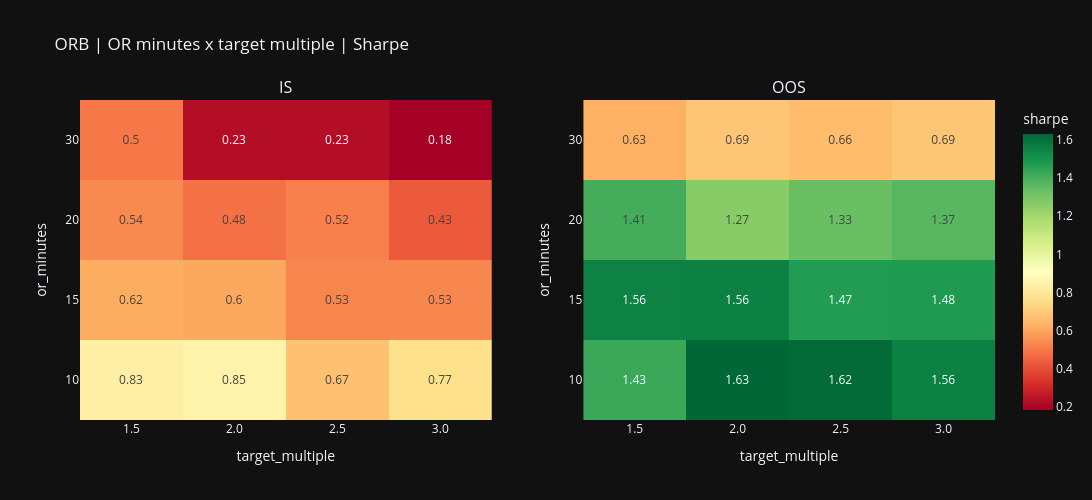
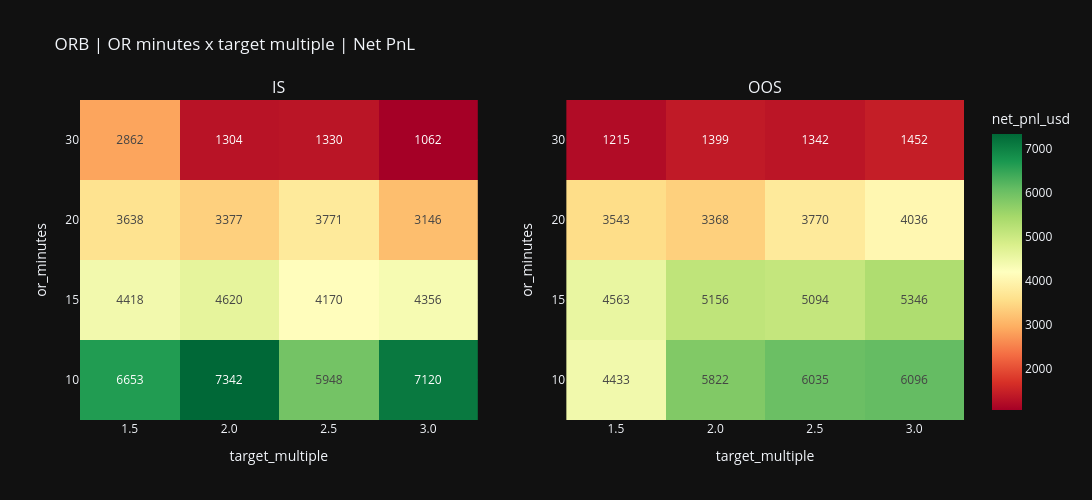
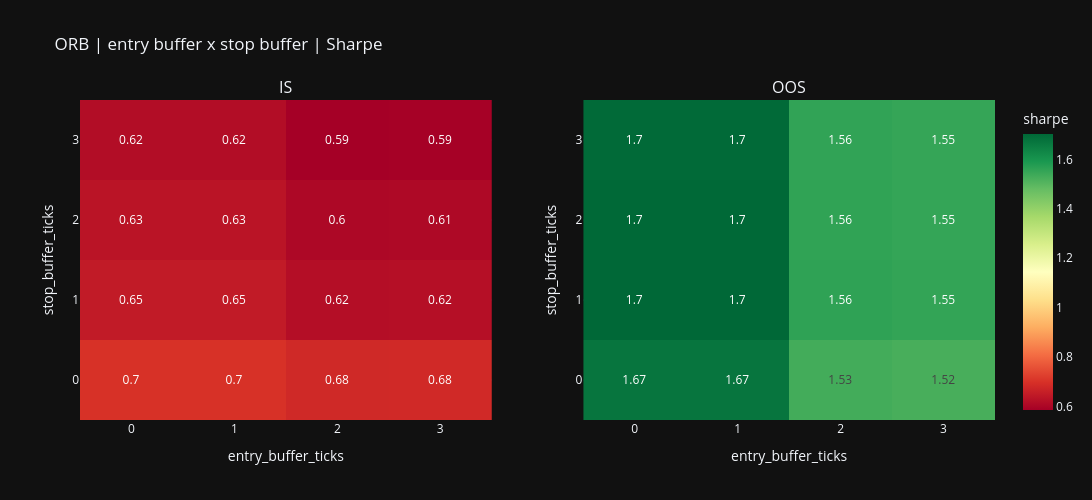
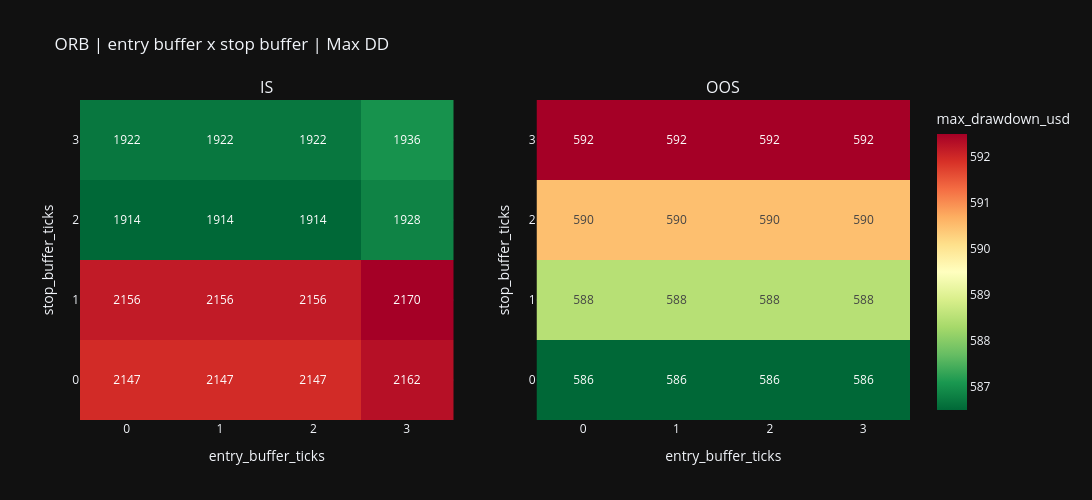

Write notebook code for charts like these, in order.
### Code cell
display(Markdown("## 3. Heatmaps IS/OOS - Parametres d'entree, execution et risque"))

entry_target_rows = []
counter = 0
for or_minutes in ORB_OR_MINUTES_GRID:
    for target_multiple in ORB_TARGET_MULTIPLE_GRID:
        counter += 1
        exp = make_orb_experiment(
            entry=make_orb_entry(or_minutes=int(or_minutes), target_multiple=float(target_multiple)),
            name=f"or{or_minutes}_tm{target_multiple}",
        )
        (row, _), _ = evaluate_orb_experiment_local(exp, keep_details=False, bootstrap_paths=ORB_GRID_BOOTSTRAP_PATHS, random_seed=100 + counter, max_leverage=ORB_MAX_LEVERAGE)
        entry_target_rows.extend(row_to_scope_records(row, {"or_minutes": int(or_minutes), "target_multiple": float(target_multiple)}))
orb_or_target_grid = pd.DataFrame(entry_target_rows)
plot_is_oos_heatmaps(orb_or_target_grid, "target_multiple", "or_minutes", "sharpe", "ORB | OR minutes x target multiple | Sharpe")
plot_is_oos_heatmaps(orb_or_target_grid, "target_multiple", "or_minutes", "net_pnl_usd", "ORB | OR minutes x target multiple | Net PnL", text_auto=".0f")

buffer_rows = []
counter = 1_000
for entry_buffer in ORB_ENTRY_BUFFER_TICKS_GRID:
    for stop_buffer in ORB_STOP_BUFFER_TICKS_GRID:
        counter += 1
        exp = make_orb_experiment(
            entry=make_orb_entry(entry_buffer_ticks=int(entry_buffer), stop_buffer_ticks=int(stop_buffer)),
            name=f"eb{entry_buffer}_sb{stop_buffer}",
        )
        (row, _), _ = evaluate_orb_experiment_local(exp, keep_details=False, bootstrap_paths=ORB_GRID_BOOTSTRAP_PATHS, random_seed=100 + counter, max_leverage=ORB_MAX_LEVERAGE)
        buffer_rows.extend(row_to_scope_records(row, {"entry_buffer_ticks": int(entry_buffer), "stop_buffer_ticks": int(stop_buffer)}))
orb_buffer_grid = pd.DataFrame(buffer_rows)
plot_is_oos_heatmaps(orb_buffer_grid, "entry_buffer_ticks", "stop_buffer_ticks", "sharpe", "ORB | entry buffer x stop buffer | Sharpe")
plot_is_oos_heatmaps(orb_buffer_grid, "entry_buffer_ticks", "stop_buffer_ticks", "max_drawdown_usd", "ORB | entry buffer x stop buffer | Max DD", text_auto=".0f", color_continuous_scale="RdYlGn_r")

vwap_time_rows = []
counter = 2_000
for vwap_confirmation in ORB_VWAP_CONFIRMATION_GRID:
    for time_exit in ORB_TIME_EXIT_GRID:
        counter += 1
        exp = make_orb_experiment(
            entry=make_orb_entry(vwap_confirmation=bool(vwap_confirmation), time_exit=str(time_exit)),
            name=f"vwap{int(bool(vwap_confirmation))}_tx{time_exit.replace(':','')}",
        )
        (row, _), _ = evaluate_orb_experiment_local(exp, keep_details=False, bootstrap_paths=ORB_GRID_BOOTSTRAP_PATHS, random_seed=100 + counter, max_leverage=ORB_MAX_LEVERAGE)
        vwap_time_rows.extend(row_to_scope_records(row, {"vwap_confirmation": str(bool(vwap_confirmation)), "time_exit": str(time_exit)}))
orb_vwap_time_grid = pd.DataFrame(vwap_time_rows)
plot_is_oos_heatmaps(orb_vwap_time_grid, "time_exit", "vwap_confirmation", "sharpe", "ORB | VWAP confirmation x time exit | Sharpe")

risk_rows = []
counter = 3_000
for risk_pct in ORB_RISK_PER_TRADE_PCT_GRID:
    counter += 1
    exp = make_orb_experiment(entry=make_orb_entry(risk_per_trade_pct=float(risk_pct)), name=f"risk_{risk_pct}")
    (row, _), _ = evaluate_orb_experiment_local(exp, keep_details=False, bootstrap_paths=ORB_GRID_BOOTSTRAP_PATHS, random_seed=100 + counter, max_leverage=ORB_MAX_LEVERAGE)
    risk_rows.extend(row_to_scope_records(row, {"risk_pct": float(risk_pct)}))
orb_risk_grid = pd.DataFrame(risk_rows)
plot_scope_heatmap(orb_risk_grid, "risk_pct", "sharpe", "ORB | risk per trade % | Sharpe")
plot_scope_heatmap(orb_risk_grid, "risk_pct", "max_drawdown_usd", "ORB | risk per trade % | Max DD", text_auto=".0f", color_continuous_scale="RdYlGn_r")

### Figure 1 — Plotly figure (JSON) as saved in the notebook; plotly's stock layout.template omitted (floating-point values rounded to 4 significant figures)
{"data": [{"colorscale": [[0.0, "rgb(165,0,38)"], [0.1, "rgb(215,48,39)"], [0.2, "rgb(244,109,67)"], [0.3, "rgb(253,174,97)"], [0.4, "rgb(254,224,139)"], [0.5, "rgb(255,255,191)"], [0.6, "rgb(217,239,139)"], [0.7, "rgb(166,217,106)"], [0.8, "rgb(102,189,99)"], [0.9, "rgb(26,152,80)"], [1.0, "rgb(0,104,55)"]], "showscale": false, "text": [[0.83, 0.85, 0.67, 0.77], [0.62, 0.6, 0.53, 0.53], [0.54, 0.48, 0.52, 0.43], [0.5, 0.23, 0.23, 0.18]], "texttemplate": "%{text}", "type": "heatmap", "x": ["1.5", "2.0", "2.5", "3.0"], "xaxis": "x", "y": ["10", "15", "20", "30"], "yaxis": "y", "z": [[0.833, 0.8485, 0.6721, 0.7683], [0.6151, 0.6037, 0.5261, 0.5305], [0.5366, 0.4805, 0.516, 0.4299], [0.4973, 0.226, 0.2262, 0.183]], "zmax": 1.632, "zmin": 0.183}, {"colorbar": {"title": {"text": "sharpe"}}, "colorscale": [[0.0, "rgb(165,0,38)"], [0.1, "rgb(215,48,39)"], [0.2, "rgb(244,109,67)"], [0.3, "rgb(253,174,97)"], [0.4, "rgb(254,224,139)"], [0.5, "rgb(255,255,191)"], [0.6, "rgb(217,239,139)"], [0.7, "rgb(166,217,106)"], [0.8, "rgb(102,189,99)"], [0.9, "rgb(26,152,80)"], [1.0, "rgb(0,104,55)"]], "showscale": true, "text": [[1.43, 1.63, 1.62, 1.56], [1.56, 1.56, 1.47, 1.48], [1.41, 1.27, 1.33, 1.37], [0.63, 0.69, 0.66, 0.69]], "texttemplate": "%{text}", "type": "heatmap", "x": ["1.5", "2.0", "2.5", "3.0"], "xaxis": "x2", "y": ["10", "15", "20", "30"], "yaxis": "y2", "z": [[1.426, 1.632, 1.623, 1.559], [1.556, 1.559, 1.472, 1.477], [1.407, 1.265, 1.333, 1.368], [0.6274, 0.6884, 0.6598, 0.6866]], "zmax": 1.632, "zmin": 0.183}], "layout": {"annotations": [{"font": {"size": 16}, "showarrow": false, "text": "IS", "x": 0.225, "xanchor": "center", "xref": "paper", "y": 1.0, "yanchor": "bottom", "yref": "paper"}, {"font": {"size": 16}, "showarrow": false, "text": "OOS", "x": 0.775, "xanchor": "center", "xref": "paper", "y": 1.0, "yanchor": "bottom", "yref": "paper"}], "height": 500, "title": {"text": "ORB | OR minutes x target multiple | Sharpe"}, "width": 1350, "xaxis": {"anchor": "y", "domain": [0.0, 0.45], "title": {"text": "target_multiple"}}, "xaxis2": {"anchor": "y2", "domain": [0.55, 1.0], "title": {"text": "target_multiple"}}, "yaxis": {"anchor": "x", "domain": [0.0, 1.0], "title": {"text": "or_minutes"}}, "yaxis2": {"anchor": "x2", "domain": [0.0, 1.0], "title": {"text": "or_minutes"}}}}

### Figure 2 — Plotly figure (JSON) as saved in the notebook; plotly's stock layout.template omitted (floating-point values rounded to 4 significant figures)
{"data": [{"colorscale": [[0.0, "rgb(165,0,38)"], [0.1, "rgb(215,48,39)"], [0.2, "rgb(244,109,67)"], [0.3, "rgb(253,174,97)"], [0.4, "rgb(254,224,139)"], [0.5, "rgb(255,255,191)"], [0.6, "rgb(217,239,139)"], [0.7, "rgb(166,217,106)"], [0.8, "rgb(102,189,99)"], [0.9, "rgb(26,152,80)"], [1.0, "rgb(0,104,55)"]], "showscale": false, "text": [[6653.0, 7342.0, 5948.0, 7120.0], [4418.0, 4620.0, 4170.0, 4356.0], [3638.0, 3377.0, 3771.0, 3146.0], [2862.0, 1304.0, 1330.0, 1062.0]], "texttemplate": "%{text}", "type": "heatmap", "x": ["1.5", "2.0", "2.5", "3.0"], "xaxis": "x", "y": ["10", "15", "20", "30"], "yaxis": "y", "z": [[6653.0, 7342.0, 5948.0, 7120.0], [4418.0, 4620.0, 4170.0, 4356.0], [3638.0, 3377.0, 3771.0, 3146.0], [2862.0, 1304.0, 1330.0, 1062.0]], "zmax": 7342.0, "zmin": 1062.0}, {"colorbar": {"title": {"text": "net_pnl_usd"}}, "colorscale": [[0.0, "rgb(165,0,38)"], [0.1, "rgb(215,48,39)"], [0.2, "rgb(244,109,67)"], [0.3, "rgb(253,174,97)"], [0.4, "rgb(254,224,139)"], [0.5, "rgb(255,255,191)"], [0.6, "rgb(217,239,139)"], [0.7, "rgb(166,217,106)"], [0.8, "rgb(102,189,99)"], [0.9, "rgb(26,152,80)"], [1.0, "rgb(0,104,55)"]], "showscale": true, "text": [[4433.0, 5822.0, 6035.0, 6096.0], [4563.0, 5156.0, 5094.0, 5346.0], [3543.0, 3368.0, 3770.0, 4036.0], [1215.0, 1399.0, 1342.0, 1452.0]], "texttemplate": "%{text}", "type": "heatmap", "x": ["1.5", "2.0", "2.5", "3.0"], "xaxis": "x2", "y": ["10", "15", "20", "30"], "yaxis": "y2", "z": [[4433.0, 5822.0, 6035.0, 6096.0], [4563.0, 5156.0, 5094.0, 5346.0], [3543.0, 3368.0, 3770.0, 4036.0], [1215.0, 1399.0, 1342.0, 1452.0]], "zmax": 7342.0, "zmin": 1062.0}], "layout": {"annotations": [{"font": {"size": 16}, "showarrow": false, "text": "IS", "x": 0.225, "xanchor": "center", "xref": "paper", "y": 1.0, "yanchor": "bottom", "yref": "paper"}, {"font": {"size": 16}, "showarrow": false, "text": "OOS", "x": 0.775, "xanchor": "center", "xref": "paper", "y": 1.0, "yanchor": "bottom", "yref": "paper"}], "height": 500, "title": {"text": "ORB | OR minutes x target multiple | Net PnL"}, "width": 1350, "xaxis": {"anchor": "y", "domain": [0.0, 0.45], "title": {"text": "target_multiple"}}, "xaxis2": {"anchor": "y2", "domain": [0.55, 1.0], "title": {"text": "target_multiple"}}, "yaxis": {"anchor": "x", "domain": [0.0, 1.0], "title": {"text": "or_minutes"}}, "yaxis2": {"anchor": "x2", "domain": [0.0, 1.0], "title": {"text": "or_minutes"}}}}

### Figure 3 — Plotly figure (JSON) as saved in the notebook; plotly's stock layout.template omitted (floating-point values rounded to 4 significant figures)
{"data": [{"colorscale": [[0.0, "rgb(165,0,38)"], [0.1, "rgb(215,48,39)"], [0.2, "rgb(244,109,67)"], [0.3, "rgb(253,174,97)"], [0.4, "rgb(254,224,139)"], [0.5, "rgb(255,255,191)"], [0.6, "rgb(217,239,139)"], [0.7, "rgb(166,217,106)"], [0.8, "rgb(102,189,99)"], [0.9, "rgb(26,152,80)"], [1.0, "rgb(0,104,55)"]], "showscale": false, "text": [[0.7, 0.7, 0.68, 0.68], [0.65, 0.65, 0.62, 0.62], [0.63, 0.63, 0.6, 0.61], [0.62, 0.62, 0.59, 0.59]], "texttemplate": "%{text}", "type": "heatmap", "x": ["0", "1", "2", "3"], "xaxis": "x", "y": ["0", "1", "2", "3"], "yaxis": "y", "z": [[0.6989, 0.6989, 0.6803, 0.6821], [0.6486, 0.6486, 0.6192, 0.6211], [0.6333, 0.6333, 0.6037, 0.6056], [0.6156, 0.6156, 0.5857, 0.5877]], "zmax": 1.703, "zmin": 0.5857}, {"colorbar": {"title": {"text": "sharpe"}}, "colorscale": [[0.0, "rgb(165,0,38)"], [0.1, "rgb(215,48,39)"], [0.2, "rgb(244,109,67)"], [0.3, "rgb(253,174,97)"], [0.4, "rgb(254,224,139)"], [0.5, "rgb(255,255,191)"], [0.6, "rgb(217,239,139)"], [0.7, "rgb(166,217,106)"], [0.8, "rgb(102,189,99)"], [0.9, "rgb(26,152,80)"], [1.0, "rgb(0,104,55)"]], "showscale": true, "text": [[1.67, 1.67, 1.53, 1.52], [1.7, 1.7, 1.56, 1.55], [1.7, 1.7, 1.56, 1.55], [1.7, 1.7, 1.56, 1.55]], "texttemplate": "%{text}", "type": "heatmap", "x": ["0", "1", "2", "3"], "xaxis": "x2", "y": ["0", "1", "2", "3"], "yaxis": "y2", "z": [[1.673, 1.673, 1.53, 1.524], [1.703, 1.703, 1.56, 1.554], [1.701, 1.701, 1.559, 1.553], [1.699, 1.699, 1.557, 1.551]], "zmax": 1.703, "zmin": 0.5857}], "layout": {"annotations": [{"font": {"size": 16}, "showarrow": false, "text": "IS", "x": 0.225, "xanchor": "center", "xref": "paper", "y": 1.0, "yanchor": "bottom", "yref": "paper"}, {"font": {"size": 16}, "showarrow": false, "text": "OOS", "x": 0.775, "xanchor": "center", "xref": "paper", "y": 1.0, "yanchor": "bottom", "yref": "paper"}], "height": 500, "title": {"text": "ORB | entry buffer x stop buffer | Sharpe"}, "width": 1350, "xaxis": {"anchor": "y", "domain": [0.0, 0.45], "title": {"text": "entry_buffer_ticks"}}, "xaxis2": {"anchor": "y2", "domain": [0.55, 1.0], "title": {"text": "entry_buffer_ticks"}}, "yaxis": {"anchor": "x", "domain": [0.0, 1.0], "title": {"text": "stop_buffer_ticks"}}, "yaxis2": {"anchor": "x2", "domain": [0.0, 1.0], "title": {"text": "stop_buffer_ticks"}}}}

### Figure 4 — Plotly figure (JSON) as saved in the notebook; plotly's stock layout.template omitted (floating-point values rounded to 4 significant figures)
{"data": [{"colorscale": [[0.0, "rgb(0,104,55)"], [0.1, "rgb(26,152,80)"], [0.2, "rgb(102,189,99)"], [0.3, "rgb(166,217,106)"], [0.4, "rgb(217,239,139)"], [0.5, "rgb(255,255,191)"], [0.6, "rgb(254,224,139)"], [0.7, "rgb(253,174,97)"], [0.8, "rgb(244,109,67)"], [0.9, "rgb(215,48,39)"], [1.0, "rgb(165,0,38)"]], "showscale": false, "text": [[2147.0, 2147.0, 2147.0, 2162.0], [2156.0, 2156.0, 2156.0, 2170.0], [1914.0, 1914.0, 1914.0, 1928.0], [1922.0, 1922.0, 1922.0, 1936.0]], "texttemplate": "%{text}", "type": "heatmap", "x": ["0", "1", "2", "3"], "xaxis": "x", "y": ["0", "1", "2", "3"], "yaxis": "y", "z": [[2147.0, 2147.0, 2147.0, 2162.0], [2156.0, 2156.0, 2156.0, 2170.0], [1914.0, 1914.0, 1914.0, 1928.0], [1922.0, 1922.0, 1922.0, 1936.0]]}, {"colorbar": {"title": {"text": "max_drawdown_usd"}}, "colorscale": [[0.0, "rgb(0,104,55)"], [0.1, "rgb(26,152,80)"], [0.2, "rgb(102,189,99)"], [0.3, "rgb(166,217,106)"], [0.4, "rgb(217,239,139)"], [0.5, "rgb(255,255,191)"], [0.6, "rgb(254,224,139)"], [0.7, "rgb(253,174,97)"], [0.8, "rgb(244,109,67)"], [0.9, "rgb(215,48,39)"], [1.0, "rgb(165,0,38)"]], "showscale": true, "text": [[586.0, 586.0, 586.0, 586.0], [588.0, 588.0, 588.0, 588.0], [590.0, 590.0, 590.0, 590.0], [592.0, 592.0, 592.0, 592.0]], "texttemplate": "%{text}", "type": "heatmap", "x": ["0", "1", "2", "3"], "xaxis": "x2", "y": ["0", "1", "2", "3"], "yaxis": "y2", "z": [[586.5, 586.5, 586.5, 586.5], [588.5, 588.5, 588.5, 588.5], [590.5, 590.5, 590.5, 590.5], [592.5, 592.5, 592.5, 592.5]]}], "layout": {"annotations": [{"font": {"size": 16}, "showarrow": false, "text": "IS", "x": 0.225, "xanchor": "center", "xref": "paper", "y": 1.0, "yanchor": "bottom", "yref": "paper"}, {"font": {"size": 16}, "showarrow": false, "text": "OOS", "x": 0.775, "xanchor": "center", "xref": "paper", "y": 1.0, "yanchor": "bottom", "yref": "paper"}], "height": 500, "title": {"text": "ORB | entry buffer x stop buffer | Max DD"}, "width": 1350, "xaxis": {"anchor": "y", "domain": [0.0, 0.45], "title": {"text": "entry_buffer_ticks"}}, "xaxis2": {"anchor": "y2", "domain": [0.55, 1.0], "title": {"text": "entry_buffer_ticks"}}, "yaxis": {"anchor": "x", "domain": [0.0, 1.0], "title": {"text": "stop_buffer_ticks"}}, "yaxis2": {"anchor": "x2", "domain": [0.0, 1.0], "title": {"text": "stop_buffer_ticks"}}}}
